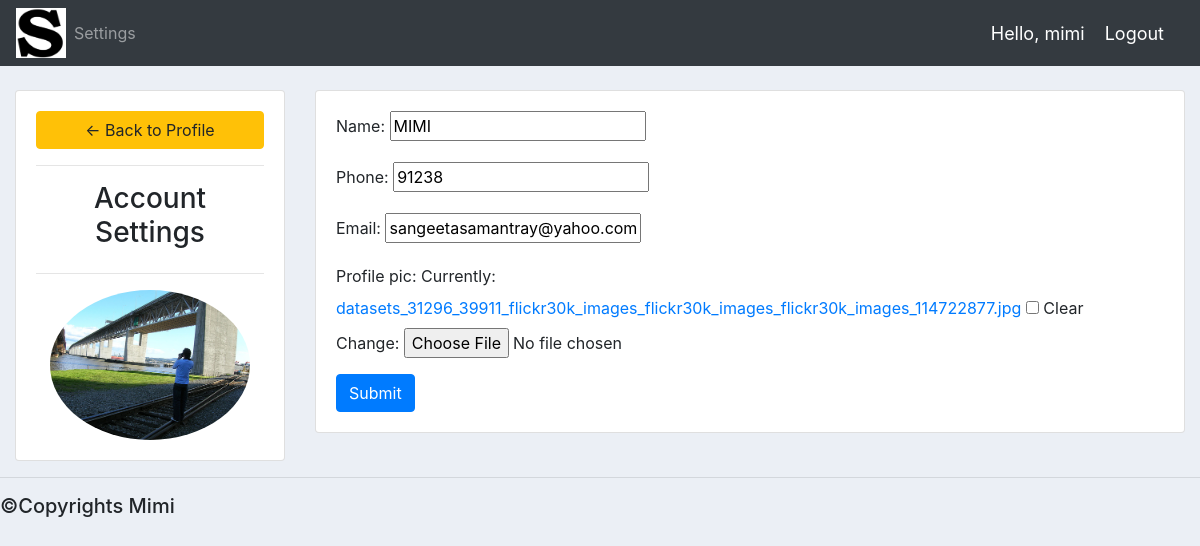
/account/ (signed in), run on the app's committed database.
### Accounts/models.py (models this page shows, shortened)
class Customer(models.Model):
	user=models.OneToOneField(User,on_delete=models.CASCADE,null=True)
	name = models.CharField(max_length=200, null=True)
	phone = models.CharField(max_length=200, null=True)
	email = models.CharField(max_length=200, null=True)
	profile_pic = models.ImageField(default="profile1.png", null=True, blank=True)
	date_created = models.DateTimeField(auto_now_add=True, null=True)

### Accounts/decorators.py (the view)
		def wrapper_func(request, *args, **kwargs):
			group = None
			if request.user.groups.exists():
				group = request.user.groups.all()[0].name
			if group in allowed_roles:
				return view_func(request, *args, **kwargs)
			else:
				return HttpResponse('You are not authorized to view this page')

### Accounts/forms.py
class CustomerForm(ModelForm):
	class Meta:
		model = Customer
		fields = '__all__'
		exclude = ['user']

### Accounts/views.py (called while the page is built)
@login_required(login_url='login')
@allowed_users(allowed_roles=['customer'])
def accountSettings(request):
	customer = request.user.customer
	form = CustomerForm(instance=customer)
	if request.method == 'POST':
		form = CustomerForm(request.POST, request.FILES,instance=customer)
		if form.is_valid():
			form.save()
	context = {'form':form}
	return render(request, 'Accounts/account_settings.html', context)

### Accounts/templates/Accounts/account_settings.html (shortened to what this page needs)
{%  extends 'Accounts/main.html' %}
{% load static %}
{% block content %}
<br>
<div class="row">
	<div class="col-md-3">
		<div class="card card-body">
			<a class="btn btn-warning" href="{% url 'home' %}"> &#8592; Back to Profile</a>
			<hr>
			<h3 style="text-align: center">Account Settings</h3>
			<hr>
			<img class="profile-pic" src="{{request.user.customer.profile_pic.url}}" >
		</div>
	</div>
	<div class="col-md-9">
		<div class="card card-body">
			<form method="POST" action="" enctype="multipart/form-data">
				{{form.as_p}}
			<input class="btn btn-primary" type="submit" name="Update Information">
			</form>
		</div>
	</div>
</div>
{% endblock %}

### Accounts/templates/Accounts/nav.html (shortened to what this page needs)
{% load static %}
<nav class="navbar navbar-expand-lg navbar-dark bg-dark">
 <img src="{% static 'images/im1.png' %}" width='50px' height='50px'>
  <div class="collapse navbar-collapse" id="navbarNav">
    <ul class="navbar-nav">
      {% if request.user.is_staff %}
      <li class="nav-item active">
        <a class="nav-link" href="{% url 'home' %}">Dashboard</a>
      </li>
      <li class="nav-item">
        <a class="nav-link" href="{% url 'products' %}">Products</a>
      </li>
      {% else %}
       <li class="nav-item">
        <a class="nav-link" href="{% url 'account' %}">Settings</a>
      </li>
      {% endif %}
    </ul>
  </div>
  <span class="hello-msg">Hello, {{request.user}}</span>
  <span ><a  class="hello-msg" href="{% url 'logout' %}">Logout</a></span>
</nav>

### static/css/main.css (style rules this page uses)
body { background-color: #ebeff5; }

### Accounts/templates/Accounts/nav.html (style rules this page uses)
.hello-msg { font-size: 18px; color: #fff; margin-right: 20px; }

### Accounts/templates/Accounts/account_settings.html (style rules this page uses)
.profile-pic { max-width: 200px; max-height:200px; margin: 0 auto; border-radius: 50%; }

### data on the page
Customer: name "MIMI", phone "91238", email "sangeetasamantray@yahoo.com"

### other printed values
{{ request.user }} "mimi"
